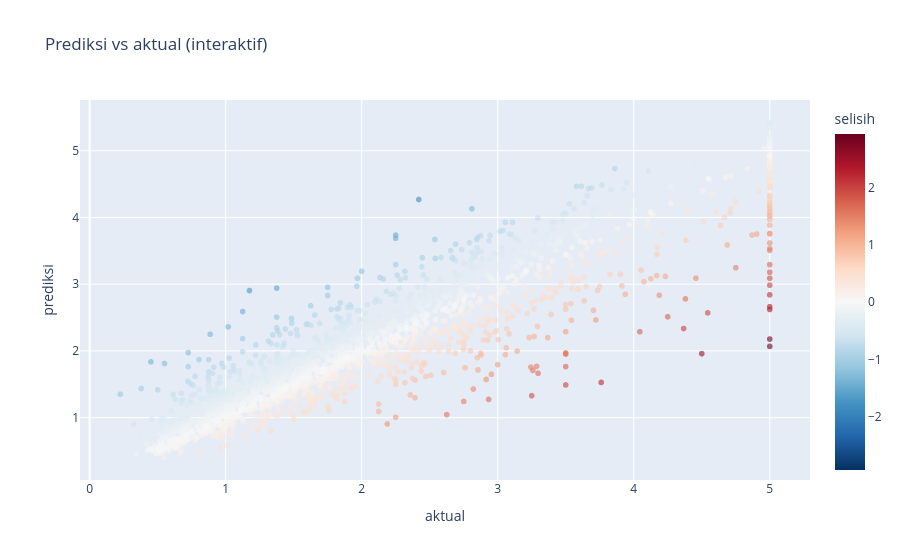

Notebook code cell kept with this figure:
### Markdown cell above
## 9. Prediksi vs aktual interaktif (plotly)
**Kapan dipakai:** menelusuri titik yang meleset jauh. **Cara baca:** arahkan kursor ke titik
untuk melihat nilai dan fiturnya, zoom untuk memeriksa area padat.

### Code cell
plot_table = X_val.copy()
plot_table["aktual"] = y_val
plot_table["prediksi"] = predictions
plot_table["selisih"] = residuals
fig = px.scatter(plot_table, x="aktual", y="prediksi", color="selisih", opacity=0.6,
                 color_continuous_scale="RdBu_r", color_continuous_midpoint=0,
                 hover_data=["MedInc", "HouseAge", "Latitude", "Longitude"],
                 title="Prediksi vs aktual (interaktif)")
fig.write_html("evalreg_interaktif.html", include_plotlyjs=True)
fig.show()

### Figure 1 — Plotly figure (JSON) as saved in the notebook; plotly's stock layout.template omitted (floating-point values rounded to 4 significant figures; data arrays with more than 128 entries replaced by an {"elided": "..."} marker saying what was removed)
{"data": [{"customdata": {"elided": "1800x4 float values"}, "hovertemplate": "aktual=%{x}<br>prediksi=%{y}<br>MedInc=%{customdata[0]}<br>HouseAge=%{customdata[1]}<br>Latitude=%{customdata[2]}<br>Longitude=%{customdata[3]}<br>selisih=%{marker.color}<extra></extra>", "legendgroup": "", "marker": {"color": {"elided": "1800 float values"}, "coloraxis": "coloraxis", "opacity": 0.6, "symbol": "circle"}, "mode": "markers", "name": "", "showlegend": false, "type": "scattergl", "x": {"elided": "1800 float values"}, "xaxis": "x", "y": {"elided": "1800 float values"}, "yaxis": "y"}], "layout": {"coloraxis": {"autocolorscale": false, "cmid": 0, "colorbar": {"title": {"text": "selisih"}}, "colorscale": [[0.0, "rgb(5,48,97)"], [0.1, "rgb(33,102,172)"], [0.2, "rgb(67,147,195)"], [0.3, "rgb(146,197,222)"], [0.4, "rgb(209,229,240)"], [0.5, "rgb(247,247,247)"], [0.6, "rgb(253,219,199)"], [0.7, "rgb(244,165,130)"], [0.8, "rgb(214,96,77)"], [0.9, "rgb(178,24,43)"], [1.0, "rgb(103,0,31)"]]}, "legend": {"tracegroupgap": 0}, "title": {"text": "Prediksi vs aktual (interaktif)"}, "xaxis": {"anchor": "y", "domain": [0.0, 1.0], "title": {"text": "aktual"}}, "yaxis": {"anchor": "x", "domain": [0.0, 1.0], "title": {"text": "prediksi"}}}}
